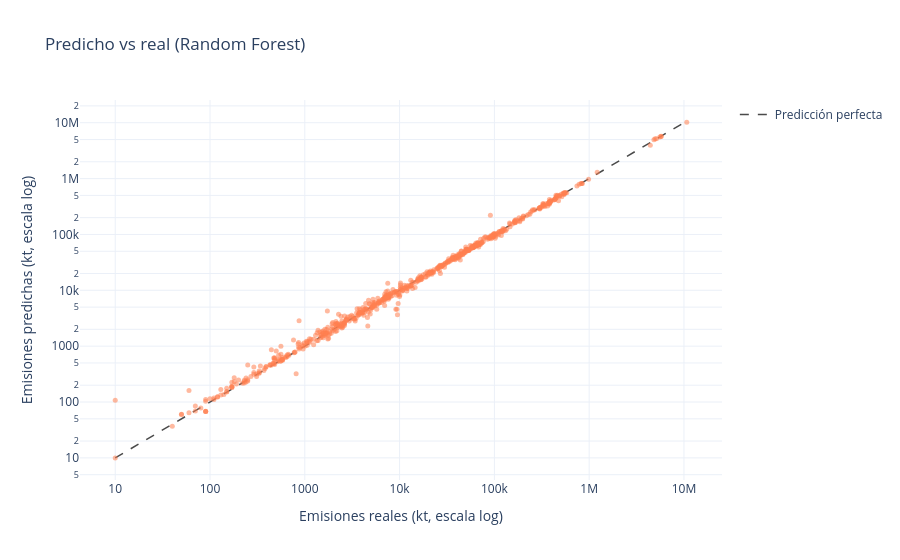

Source (notebook cell):
### Markdown cell above
## 7.2 Predicho vs real del modelo final

### Code cell
import plotly.graph_objects as go

y_pred_final = modelo_final.predict(X_test_scaled)

df_pred = pd.DataFrame({
    "real": y_test.values,
    "predicho": y_pred_final,
    "Pais": df.loc[X_test.index, "Pais"].values,
    "Anio": df.loc[X_test.index, "Anio"].values
})

lim_min = min(df_pred["real"].min(), df_pred["predicho"].min())
lim_max = max(df_pred["real"].max(), df_pred["predicho"].max())

# Ejes en escala log: no transforma los datos, solo cambia cómo se miran.
# En escala lineal el 99% de los puntos se apelmaza en el origen porque la
# mediana del target son 10.500 kt y el máximo 10,7 millones.
fig = px.scatter(
    df_pred, x="real", y="predicho",
    log_x=True, log_y=True,
    opacity=0.55,
    hover_data=["Pais", "Anio"],
    labels={"real": "Emisiones reales (kt, escala log)",
            "predicho": "Emisiones predichas (kt, escala log)"},
    title=f"Predicho vs real ({nombre_final})",
    template="plotly_white"
)
fig.update_traces(marker=dict(size=5, color="#FF7F50"))

# Línea de referencia
fig.add_trace(go.Scatter(
    x=[lim_min, lim_max], y=[lim_min, lim_max],
    mode="lines",
    line=dict(color="#4A4A4A", width=1.5, dash="dash"),
    name="Predicción perfecta"
))

# La línea se dibuja detrás de los puntos: add_trace la agrega al final,
# así que se invierte el orden para que los datos queden arriba
fig.data = (fig.data[1], fig.data[0])

fig.show()

### Figure 1 — Plotly figure (JSON) as saved in the notebook; plotly's stock layout.template omitted (floating-point values rounded to 4 significant figures; data arrays with more than 128 entries replaced by an {"elided": "..."} marker saying what was removed)
{"data": [{"line": {"color": "#4A4A4A", "dash": "dash", "width": 1.5}, "mode": "lines", "name": "Predicción perfecta", "type": "scatter", "x": [10.0, 10710000.0], "y": [10.0, 10710000.0]}, {"customdata": {"elided": "645x2 mixed values"}, "hovertemplate": "Emisiones reales (kt, escala log)=%{x}<br>Emisiones predichas (kt, escala log)=%{y}<br>Pais=%{customdata[0]}<br>Anio=%{customdata[1]}<extra></extra>", "legendgroup": "", "marker": {"color": "#FF7F50", "opacity": 0.55, "size": 5, "symbol": "circle"}, "mode": "markers", "name": "", "orientation": "v", "showlegend": false, "type": "scatter", "x": {"elided": "645 float values"}, "xaxis": "x", "y": {"elided": "645 float values"}, "yaxis": "y"}], "layout": {"legend": {"tracegroupgap": 0}, "title": {"text": "Predicho vs real (Random Forest)"}, "xaxis": {"anchor": "y", "domain": [0, 1], "title": {"text": "Emisiones reales (kt, escala log)"}, "type": "log"}, "yaxis": {"anchor": "x", "domain": [0, 1], "title": {"text": "Emisiones predichas (kt, escala log)"}, "type": "log"}}}
